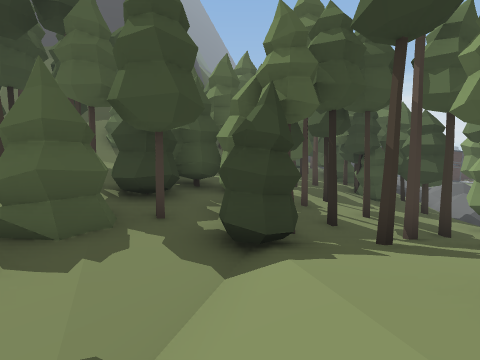
view 1 (above)

22 first-person views from a walk through a 3-D level made in the Unity game engine. The camera is 1.3 m above the floor, tilts 4° down and sees 90° across. Doors are open. The floor is counted in squares, 2 m on a side. Each view is taken from the middle of a square. On the plan, view 1 faces up. The plan holds only what a view shows up to about 9 squares ahead; the rest is blank. The place goes on beyond the plan. The player character is not drawn. Some surface patterns are stand-ins.

view 2
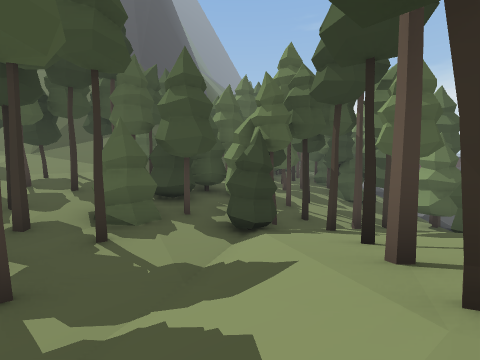

view 3
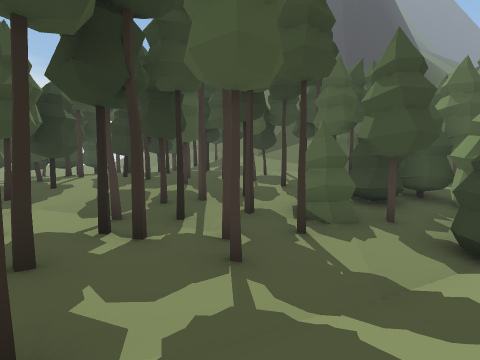

view 4
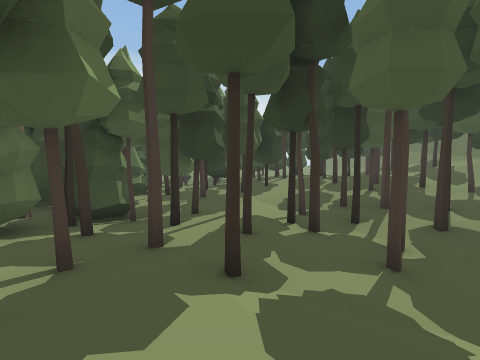

view 5
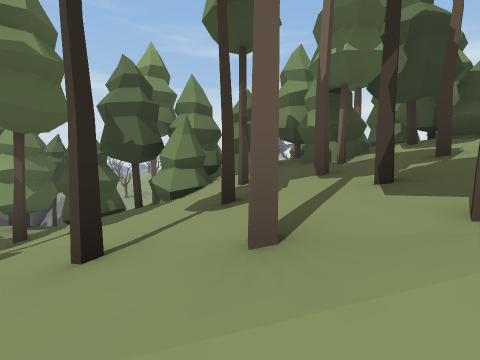

view 6
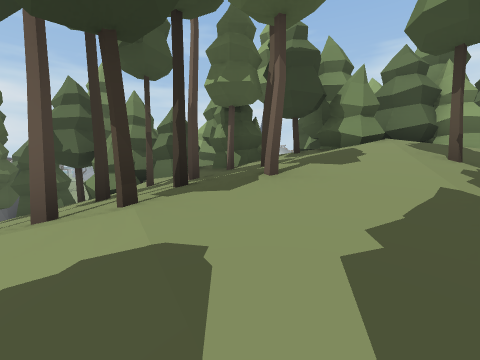

view 7
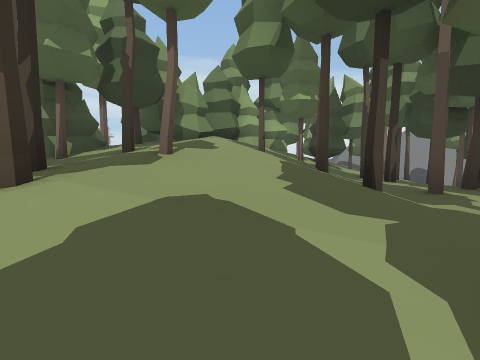

view 8
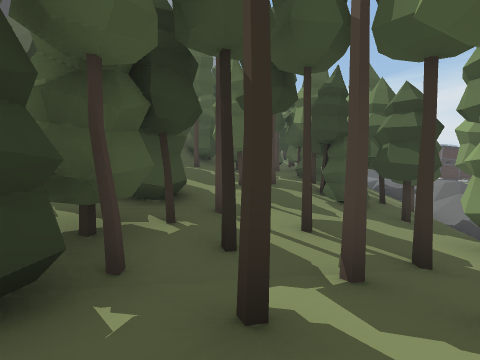

view 9
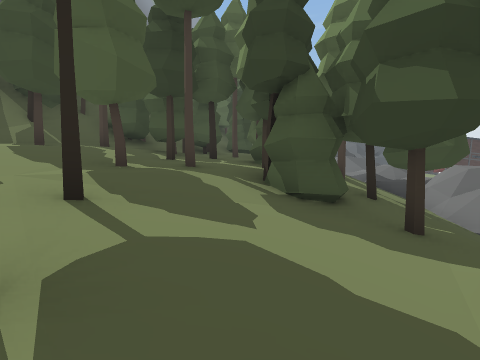

view 10
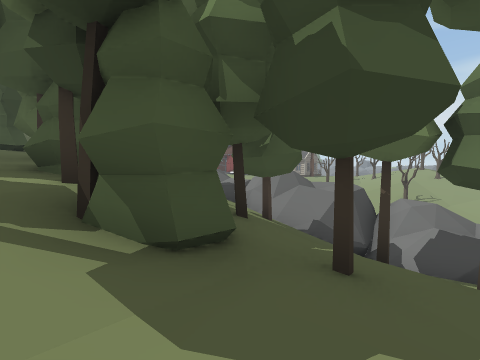

view 11
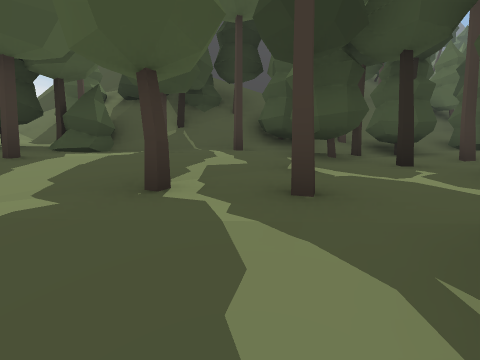

view 12
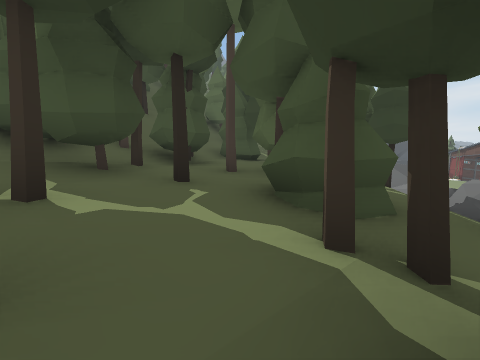

view 13
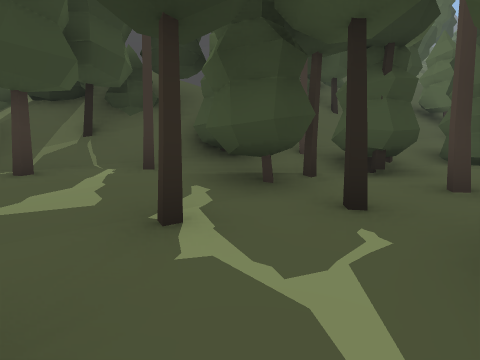

view 14
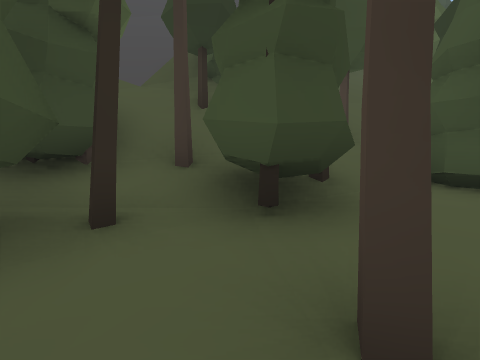

view 15
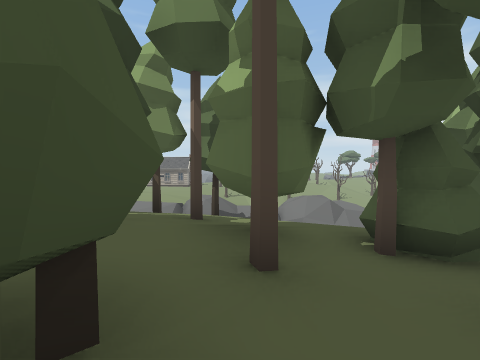

view 16
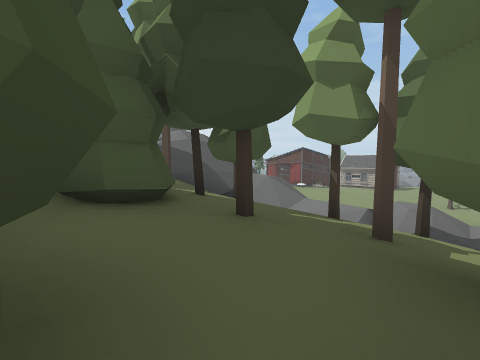

view 17
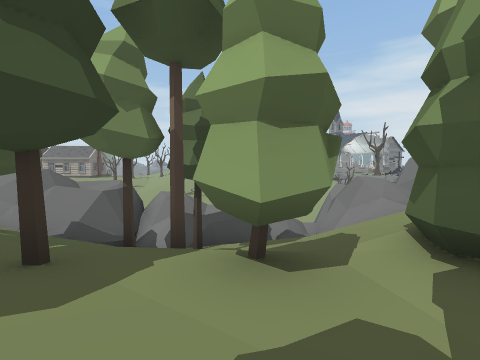

view 18
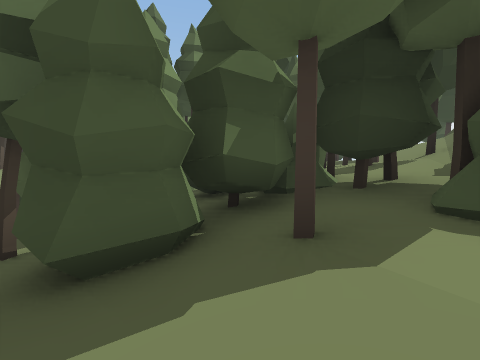

view 19
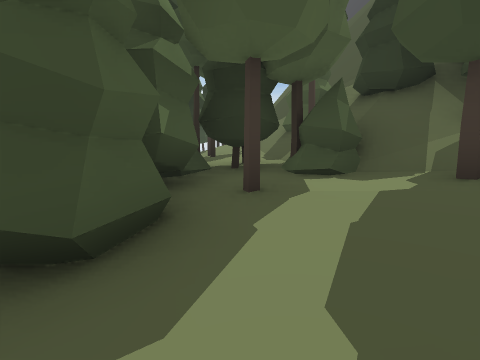

view 20
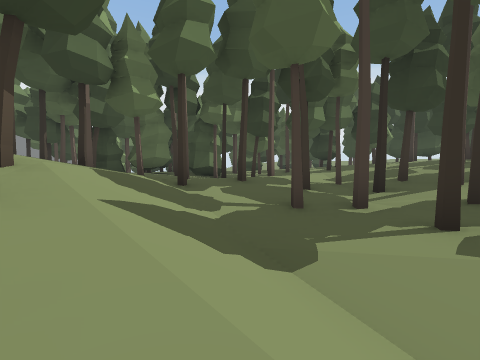

view 21
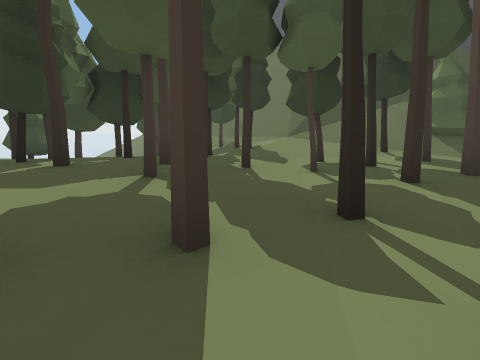

view 22
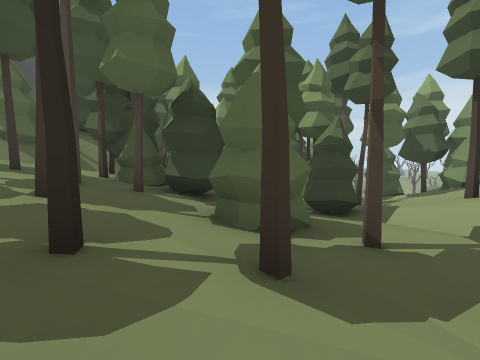

### Floor plan
Key: @ floor where view 1 was taken; # wall or solid block; x gap in a wall; . main floor; : floor 0.75 m higher than the main floor; - floor 0.75 m lower than the main floor; + floor 1.5 m higher than the main floor; _ floor 1.5 m lower than the main floor; < floor 2.5 m lower than the main floor; ( floor 3.25 m lower than the main floor; / step, stairs or slope; = window, fence, low wall or low ledge; ^ raised ledge; T pine tree.
Columns run from 8 left of view 1 to 12 right of it. Each row starts with its distance up from view 1.
 22                ##
 21          //#   /##
 20          ///  /////
 19           //  #   //
 18          ##/ :#/  __
 17        ###//##.. ___
 16       ^##///:../ /#
 15       ^=//##...= /#
 14     ^^=##/..##.- #_
 13    ^^=#####..x.///=
 12   ^ =##//.#..#-///#
 11  ^######..#..x/#//#
 10 ^#/####.#..#-#/#//##
  9 #/////#...#-/##///###
  8 ///+:###..-/__//# /==
  7 //TT:#####-T___/(#=(
  6 +T:TT#####-T__##x#=#
  5 +:TT.#####T___<x((==
  4 +T:..#####_T__##<(=#
  3 ::.T.##-#-T---###=###
  2 TT..T T-/....##    =
  1  :...T--/.T..##
  0  .....T.@/ TT#
 -1  ...T..//TTT ##
 -2  .T.T#./:++++##
 -3 TT TT T.:+++++#
 -4 ..# TT.T//++###
 -5  TT##TT..#//##
 -6 TT TT#TTT:#/#

Where each view was taken, in squares from view 1:
view 1: 0 up, 0 right, facing up
view 2: 2 down, 0 right, facing up
view 3: 2 down, 0 right, facing up-left
view 4: 2 down, 1 right, facing left
view 5: 0 up, 0 right, facing right
view 6: 2 down, 1 left, facing right
view 7: 1 down, 1 left, facing down-right
view 8: 2 up, 2 right, facing up
view 9: 5 up, 4 right, facing up
view 10: 7 up, 4 right, facing up-right
view 11: 8 up, 4 right, facing up-left
view 12: 9 up, 4 right, facing up
view 13: 10 up, 4 right, facing up-left
view 14: 13 up, 4 right, facing up-left
view 15: 14 up, 2 right, facing right
view 16: 14 up, 3 right, facing up-right
view 17: 6 up, 4 right, facing right
view 18: 9 up, 1 right, facing down-left
view 19: 8 up, 2 right, facing left
view 20: 2 up, 1 right, facing down-left
view 21: 1 up, 4 left, facing up-left
view 22: 1 up, 5 left, facing up-right
